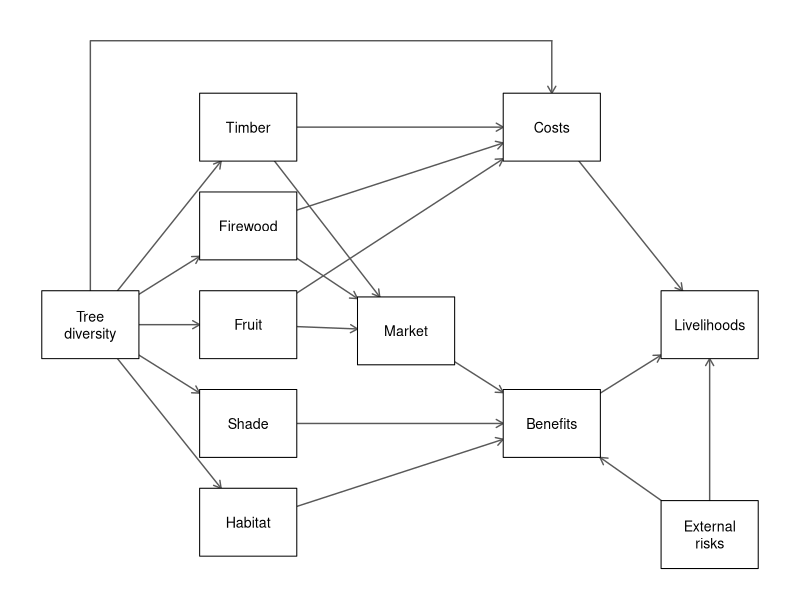

Generate this figure with R:
# Step 0 of 4. Output: results/diagram.png (shown in the README).
# Box positions are chosen by hand so that no arrow passes behind a box.

# Draw the expert diagram for the README.
# Run from the repository root:  Rscript analysis/00_draw_diagram.R

edges <- read.csv("inst/extdata/expert_dag_edges.csv")
edges <- edges[edges$variant == "bnlearn_v1", ]

# name = c(x, y, label)
pos <- list(
  TreeDiversity = list(0.8, 5.0, "Tree\ndiversity"),
  Timber        = list(3.4, 8.2, "Timber"),
  Firewood      = list(3.4, 6.6, "Firewood"),
  Fruit         = list(3.4, 5.0, "Fruit"),
  Shade         = list(3.4, 3.4, "Shade"),
  Habitat       = list(3.4, 1.8, "Habitat"),
  Market        = list(6.0, 4.9, "Market"),
  Costs         = list(8.4, 8.2, "Costs"),
  Benefits      = list(8.4, 3.4, "Benefits"),
  Livelihoods   = list(11.0, 5.0, "Livelihoods"),
  ExternalRisks = list(11.0, 1.6, "External\nrisks")
)
w <- 0.8; h <- 0.55  # half width and half height of a box

# point where a line leaving a box centre crosses the box edge
edge_point <- function(x0, y0, x1, y1) {
  t <- min(w / abs(x1 - x0), h / abs(y1 - y0))
  c(x0 + t * (x1 - x0), y0 + t * (y1 - y0))
}

# Draw the arrows first, then the boxes on top of them.
png("results/diagram.png", width = 2000, height = 1350, res = 200)
par(mar = c(0, 0, 0, 0))
plot(NA, xlim = c(-0.2, 12), ylim = c(0.9, 9.9), axes = FALSE, xlab = "", ylab = "")
for (i in seq_len(nrow(edges))) {
  a <- pos[[edges$from[i]]]; b <- pos[[edges$to[i]]]
  # the long arrow from tree diversity to costs goes round the top
  if (edges$from[i] == "TreeDiversity" && edges$to[i] == "Costs") {
    lines(c(a[[1]], a[[1]], b[[1]]), c(a[[2]] + h, 9.6, 9.6), col = "grey35", lwd = 1.4)
    arrows(b[[1]], 9.6, b[[1]], b[[2]] + h, length = 0.08, col = "grey35", lwd = 1.4)
    next
  }
  s <- edge_point(a[[1]], a[[2]], b[[1]], b[[2]])
  e <- edge_point(b[[1]], b[[2]], a[[1]], a[[2]])
  arrows(s[1], s[2], e[1], e[2], length = 0.08, col = "grey35", lwd = 1.4)
}
for (p in pos) {
  rect(p[[1]] - w, p[[2]] - h, p[[1]] + w, p[[2]] + h, col = "white", border = "black")
  text(p[[1]], p[[2]], p[[3]], cex = 0.85)
}
invisible(dev.off())
